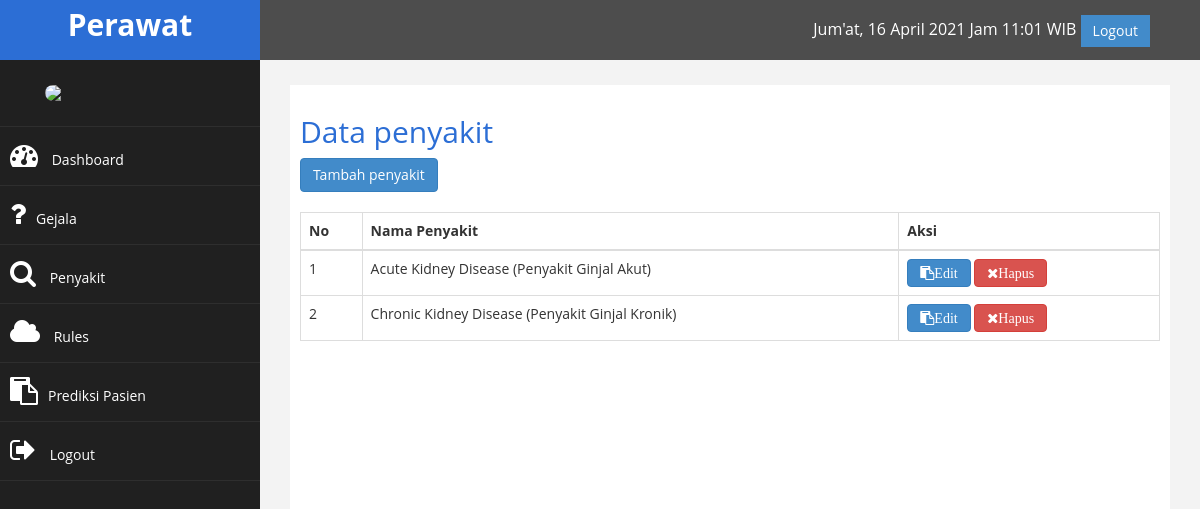
Screenshot of /admin/index.php?halaman=penyakit (signed in) with the database file from the repository.
### tables this page shows
CREATE TABLE `penyakit` (
  `id_penyakit` int(11) NOT NULL,
  `kode_penyakit` varchar(255) NOT NULL,
  `nama_penyakit` varchar(255) NOT NULL,
  `solusi` text NOT NULL
);

### admin/penyakit.php (the view)
<h2> Data penyakit</h2>
<a href="index.php?halaman=penyakittambah" class="btn-primary btn">Tambah penyakit</a>
<br>
<br>
<table class="table table-bordered">
    <thead>
        <tr>
            <th>No</th>
            <th>Nama Penyakit</th>
            <th>Aksi</th>
        </tr>
    </thead>
    <tbody>
        <?php $nomor=1;?>
        <?php $ambil=$koneksi->query("SELECT * FROM penyakit");?>
        <?php while($pecah = $ambil->fetch_assoc()){?>
        <tr>
            <td><?php echo $nomor; ?></td>
            <td><?php echo $pecah['nama_penyakit'];?></td>
            <td>
                <a href="index.php?halaman=penyakitubah&id=<?php echo $pecah['id_penyakit'];?>" i
                    class="fa fa-clipboard fa-1x btn-primary btn">Edit</a>
                <a href="index.php?halaman=penyakithapus&id=<?php echo $pecah['id_penyakit'];?>" i
                    class="fa fa-times fa-1x btn-danger btn"
                    onclick="return confirm('Apakah yakin ingin menghapus data penyakit?');">Hapus</a>
            </td>
        </tr>
        <?php $nomor++;?>
        <?php }?>
    </tbody>
</table>

### assets/css/custom.css (style rules this page uses)
body { font-family: 'Open Sans', sans-serif; }
h2 { color: #2c6ed5; }

### rows the page displays
penyakit: nama_penyakit "Acute Kidney Disease (Penyakit Ginjal Akut)"
penyakit: nama_penyakit "Chronic Kidney Disease (Penyakit Ginjal Kronik)"
